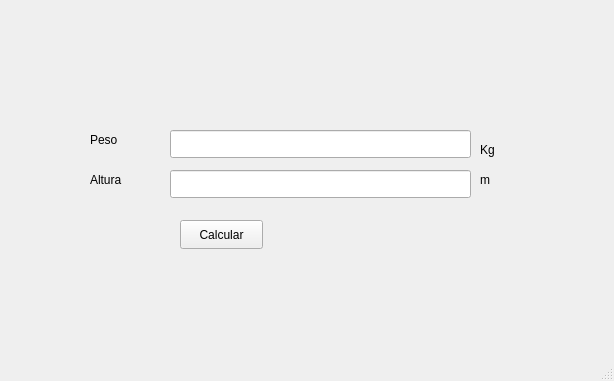
<?xml version="1.0" encoding="UTF-8"?>
<ui version="4.0">
 <class>MainWindow</class>
 <widget class="QMainWindow" name="MainWindow">
  <property name="geometry">
   <rect>
    <x>0</x>
    <y>0</y>
    <width>614</width>
    <height>381</height>
   </rect>
  </property>
  <property name="windowTitle">
   <string>MainWindow</string>
  </property>
  <widget class="QWidget" name="centralwidget">
   <widget class="QPushButton" name="btnCalcular">
    <property name="geometry">
     <rect>
      <x>180</x>
      <y>220</y>
      <width>83</width>
      <height>29</height>
     </rect>
    </property>
    <property name="text">
     <string>Calcular</string>
    </property>
   </widget>
   <widget class="QLabel" name="label">
    <property name="geometry">
     <rect>
      <x>90</x>
      <y>130</y>
      <width>63</width>
      <height>20</height>
     </rect>
    </property>
    <property name="text">
     <string>Peso</string>
    </property>
   </widget>
   <widget class="QLabel" name="label_2">
    <property name="geometry">
     <rect>
      <x>90</x>
      <y>170</y>
      <width>63</width>
      <height>20</height>
     </rect>
    </property>
    <property name="text">
     <string>Altura</string>
    </property>
   </widget>
   <widget class="QLineEdit" name="txtPeso">
    <property name="geometry">
     <rect>
      <x>170</x>
      <y>130</y>
      <width>301</width>
      <height>28</height>
     </rect>
    </property>
   </widget>
   <widget class="QLineEdit" name="txtAltura">
    <property name="geometry">
     <rect>
      <x>170</x>
      <y>170</y>
      <width>301</width>
      <height>28</height>
     </rect>
    </property>
   </widget>
   <widget class="QLabel" name="label_3">
    <property name="geometry">
     <rect>
      <x>480</x>
      <y>140</y>
      <width>63</width>
      <height>20</height>
     </rect>
    </property>
    <property name="text">
     <string>Kg</string>
    </property>
   </widget>
   <widget class="QLabel" name="label_4">
    <property name="geometry">
     <rect>
      <x>480</x>
      <y>170</y>
      <width>63</width>
      <height>20</height>
     </rect>
    </property>
    <property name="text">
     <string>m</string>
    </property>
   </widget>
  </widget>
  <widget class="QMenuBar" name="menubar">
   <property name="geometry">
    <rect>
     <x>0</x>
     <y>0</y>
     <width>614</width>
     <height>25</height>
    </rect>
   </property>
  </widget>
  <widget class="QStatusBar" name="statusbar"/>
 </widget>
 <resources/>
 <connections/>
</ui>
